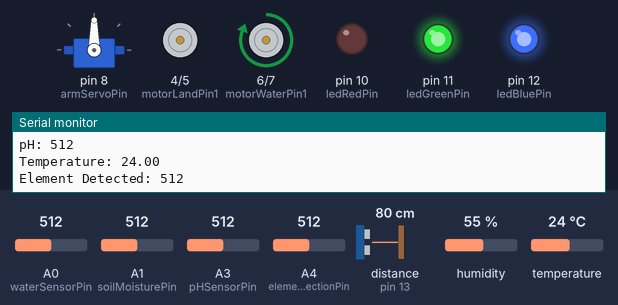
Bench run of a sketch on a simulated Arduino Uno, built with avr-gcc and run on an emulated ATmega328P. Shown: servo, motor-driver pin pairs drawn as motors (green arrow = first pin HIGH = forward, orange = second pin HIGH = backward, longer = more drive), output pins drawn as LEDs (lit = HIGH), the last lines printed to the serial monitor. Wiring (inferred from the names in the program): ultrasonic range finder: trigger pin 9; echo pin 13. Inputs (shaded band) come from the test bench; at power-on: A0 (waterSensorPin) = 512, A1 (soilMoisturePin) = 512, distance to the obstacle (sensor on pin 13) 80 cm, A3 (pHSensorPin) = 512, A4 (elementDetectionPin) = 512, humidity 55 %, temperature 24 °C. The echo pulse lasts 58.3 µs per cm; pins used as bus, display or sensor lines are not drawn.

Above: at 5.8 s.
5.9 s: A0 (waterSensorPin) set to 487
At 14.3 s:
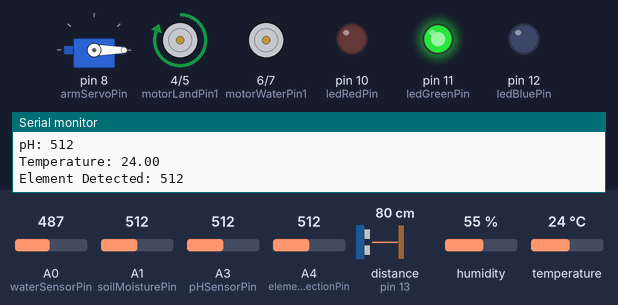
17.6 s: A1 (soilMoisturePin) set to 417
23.6 s: A1 (soilMoisturePin) set to 388
At 30.1 s:
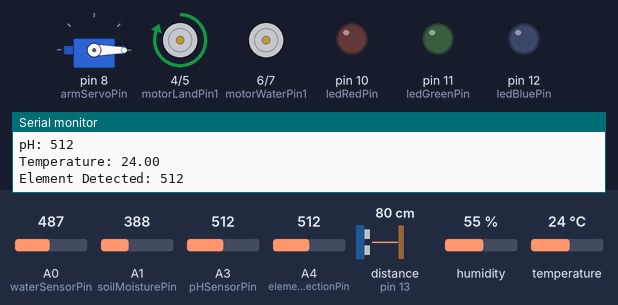
32.8 s: distance to the obstacle (sensor on pin 13) set to 23 cm
38.8 s: distance to the obstacle (sensor on pin 13) set to 19 cm
At 40.3 s:
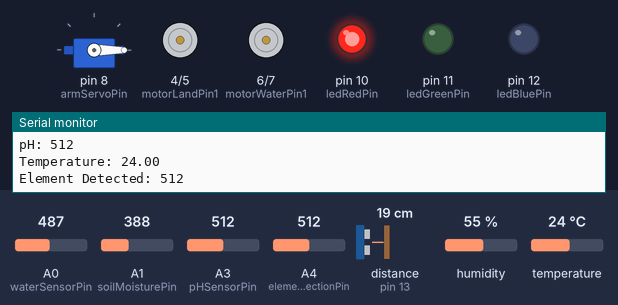
44.8 s: A0 (waterSensorPin) set to 510
At 49.4 s:
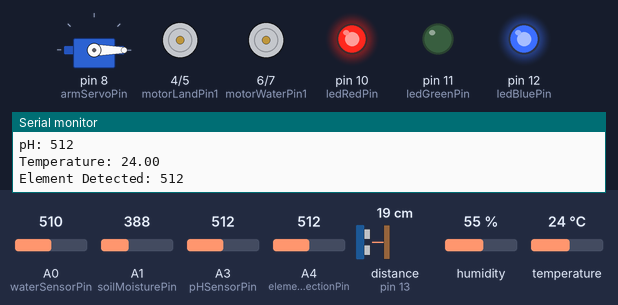
Timing chart, 0 to 53.1 s (numbered marks = the images above; inputs shaded):
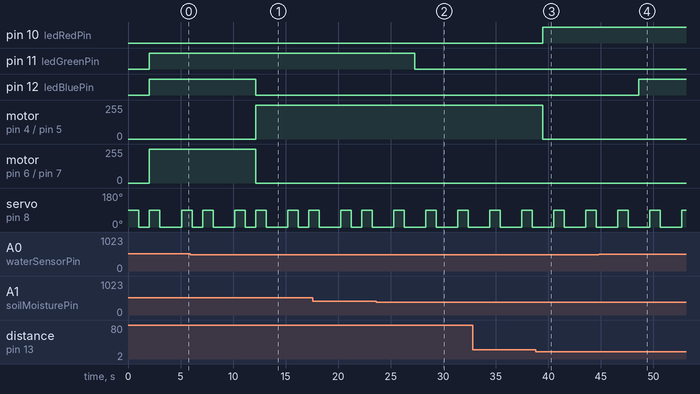

Measured:
- the behaviour switches between 501 and 500 on A0 (waterSensorPin) (found by bisection; images 0 and 1)
- the behaviour switches between 401 and 400 on A1 (soilMoisturePin) (found by bisection; images 1 and 2)
- the behaviour switches between 21 and 20 cm on distance to the obstacle (sensor on pin 13) (found by bisection; images 2 and 3)
- after the input at 5.9 s, pin 12 (ledBluePin): HIGH → LOW after 6.2 s; motor on pin 4 (motorLandPin1) / pin 5 (motorLandPin2): stopped → forward 255/255 after 6.2 s; motor on pin 6 (motorWaterPin1) / pin 7 (motorWaterPin2): forward 255/255 → stopped after 6.2 s
- after the input at 23.6 s, pin 11 (ledGreenPin): HIGH → LOW after 3.7 s
- after the input at 38.8 s, pin 10 (ledRedPin): LOW → HIGH after 0.68 s; motor on pin 4 (motorLandPin1) / pin 5 (motorLandPin2): forward 255/255 → stopped after 0.68 s
- after the input at 44.8 s, pin 12 (ledBluePin): LOW → HIGH after 3.8 s
- by itself, servo on pin 8 (armServoPin): repeats every 5.0 s: 90° 1.0 s, 0° 2.0 s, 90° 1.0 s, 0° 1.0 s

The sketch:

robo_control.ino
```cpp
#include <Servo.h>
#include <SoftwareSerial.h>
#include <DHT.h>

// Constants
#define DHTTYPE DHT11
#define DHTPIN A2

// Pin Definitions
const int waterSensorPin = A0;
const int soilMoisturePin = A1;
const int pHSensorPin = A3;
const int thunderSensorIRQ = 2;  // AS3935 IRQ pin for lightning detection
const int elementDetectionPin = A4;  // Hypothetical pin for element detection
const int ledRedPin = 10;
const int ledGreenPin = 11;
const int ledBluePin = 12;
const int motorLandPin1 = 4;
const int motorLandPin2 = 5;
const int motorWaterPin1 = 6;
const int motorWaterPin2 = 7;
const int armServoPin = 8;
const int trigPin = 9;
const int echoPin = 13;

// Thresholds
const int waterThreshold = 500;
const int soilMoistureThreshold = 400;

// Servo and Bluetooth
Servo armServo;
SoftwareSerial BTSerial(2, 3);  // RX, TX

// DHT sensor
DHT dht(DHTPIN, DHTTYPE);

void setup() {
  pinMode(waterSensorPin, INPUT);
  pinMode(soilMoisturePin, INPUT);
  pinMode(pHSensorPin, INPUT);
  pinMode(thunderSensorIRQ, INPUT);
  pinMode(elementDetectionPin, INPUT);
  pinMode(ledRedPin, OUTPUT);
  pinMode(ledGreenPin, OUTPUT);
  pinMode(ledBluePin, OUTPUT);
  pinMode(motorLandPin1, OUTPUT);
  pinMode(motorLandPin2, OUTPUT);
  pinMode(motorWaterPin1, OUTPUT);
  pinMode(motorWaterPin2, OUTPUT);
  pinMode(trigPin, OUTPUT);
  pinMode(echoPin, INPUT);

  armServo.attach(armServoPin);
  BTSerial.begin(9600);
  Serial.begin(9600);
  dht.begin();

  // Attach interrupt for thunderstorm detection
  attachInterrupt(digitalPinToInterrupt(thunderSensorIRQ), thunderstormDetected, RISING);
}

void loop() {
  int waterValue = analogRead(waterSensorPin);
  int soilMoistureValue = analogRead(soilMoisturePin);
  int pHValue = analogRead(pHSensorPin);
  float temperature = dht.readTemperature();
  int elementDetected = analogRead(elementDetectionPin);

  // Send Sensor Data to Raspberry Pi
  Serial.print("Water: "); Serial.println(waterValue);
  Serial.print("Soil Moisture: "); Serial.println(soilMoistureValue);
  Serial.print("pH: "); Serial.println(pHValue);
  Serial.print("Temperature: "); Serial.println(temperature);
  Serial.print("Element Detected: "); Serial.println(elementDetected);

  // Element Detection Logic
  if (elementDetected > 118) {
    collectSample();
    digitalWrite(ledGreenPin, HIGH);  // Indicate sample collection
  }

  // Terrain Identification and Propulsion Control
  if (waterValue > waterThreshold) {
    deactivateLandMotors();
    activateWaterMotors();
    digitalWrite(ledBluePin, HIGH);  // Indicate water mode
  } else {
    deactivateWaterMotors();
    activateLandMotors();
    digitalWrite(ledBluePin, LOW);   // Indicate land mode
  }

  // Sample Collection
  if (soilMoistureValue > soilMoistureThreshold) {
    collectSample();
    digitalWrite(ledGreenPin, HIGH);
  } else {
    digitalWrite(ledGreenPin, LOW);
  }

  // Obstacle Avoidance
  if (detectObstacle()) {
    stopMotors();
    digitalWrite(ledRedPin, HIGH);  // Indicate obstacle detected
  } else {
    digitalWrite(ledRedPin, LOW);
  }

  // Bluetooth Command Handling from Raspberry Pi
  if (BTSerial.available()) {
    char command = BTSerial.read();
    handleBluetoothCommand(command);
  }

  delay(1000);
}

// Obstacle Detection Using Ultrasonic Sensor
bool detectObstacle() {
  long duration, distance;
  digitalWrite(trigPin, LOW);
  delayMicroseconds(2);
  digitalWrite(trigPin, HIGH);
  delayMicroseconds(10);
  digitalWrite(trigPin, LOW);
  duration = pulseIn(echoPin, HIGH);
  distance = duration * 0.034 / 2;
  return (distance < 20);
}

// Motor and Servo Functions
void activateLandMotors() {
  digitalWrite(motorLandPin1, HIGH);
  digitalWrite(motorLandPin2, LOW);
}

void deactivateLandMotors() {
  digitalWrite(motorLandPin1, LOW);
  digitalWrite(motorLandPin2, LOW);
}

void activateWaterMotors() {
  digitalWrite(motorWaterPin1, HIGH);
  digitalWrite(motorWaterPin2, LOW);
}

void deactivateWaterMotors() {
  digitalWrite(motorWaterPin1, LOW);
  digitalWrite(motorWaterPin2, LOW);
}

void stopMotors() {
  deactivateLandMotors();
  deactivateWaterMotors();
}

void collectSample() {
  armServo.write(90);  // Move arm to collect sample
  delay(1000);
  armServo.write(0);   // Return arm to original position
  delay(1000);
}

void handleBluetoothCommand(char command) {
  if (command == 'S') {
    stopMotors();
  }
}

// Thunderstorm Detection
void thunderstormDetected() {
  Serial.println("Thunderstorm detected! Stopping operations.");
  stopMotors();
  retractSamplingArm();
  // Send a signal to the Raspberry Pi for further action
  BTSerial.println("THUNDER_DETECTED");
}

void retractSamplingArm() {
  armServo.write(0);  // Retract the arm to a safe position
  delay(1000);
}
```
